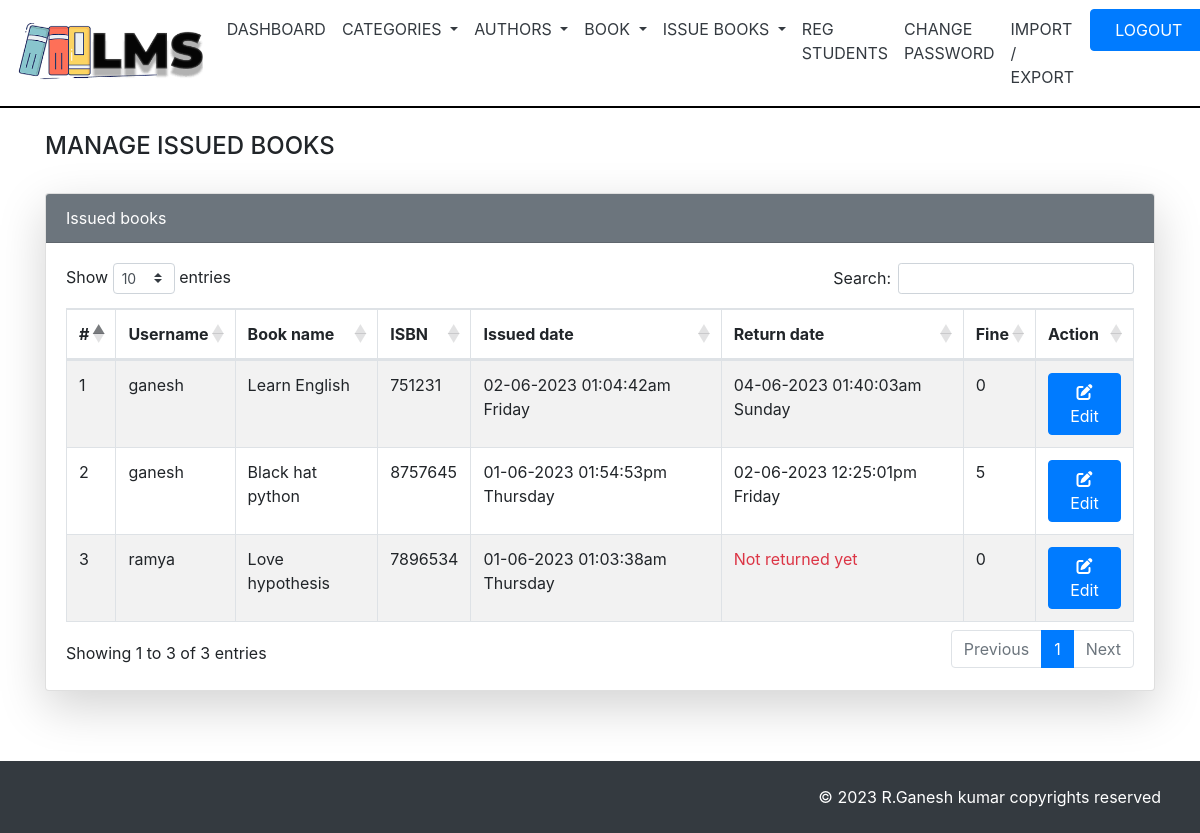
Page /admin/manage_issue.php (signed in) on the committed database.
### tables this page shows
CREATE TABLE `issue_book` (
  `id` int(11) NOT NULL,
  `user_id` int(11) NOT NULL,
  `book_id` int(11) NOT NULL,
  `issue_date` varchar(30) NOT NULL,
  `returned_date` varchar(30) NOT NULL DEFAULT 'Not returned yet',
  `fine` int(11) NOT NULL DEFAULT 0
);

CREATE TABLE `user` (
  `id` int(11) NOT NULL,
  `name` varchar(50) NOT NULL,
  `mobile` varchar(50) NOT NULL,
  `email` varchar(50) NOT NULL,
  `password` varchar(50) NOT NULL,
  `reg_time` timestamp NOT NULL DEFAULT current_timestamp() ON UPDATE current_timestamp()
);

CREATE TABLE `book` (
  `id` int(11) NOT NULL,
  `name` varchar(30) NOT NULL,
  `category_id` varchar(30) NOT NULL,
  `author_id` varchar(30) NOT NULL,
  `isbn` varchar(30) NOT NULL,
  `price` varchar(30) NOT NULL,
  `myimage` varchar(30) NOT NULL,
  `create_time` varchar(50) NOT NULL,
  `update_time` varchar(50) NOT NULL
);

### admin/manage_issue.php (the view, shortened to what this page needs)
<!DOCTYPE html>
<html lang="en">
<head>
    <link rel="stylesheet" href="https://cdn.jsdelivr.net/npm/bootstrap@4.6.2/dist/css/bootstrap.min.css">
  <link rel="stylesheet" href="https://cdnjs.cloudflare.com/ajax/libs/font-awesome/6.4.0/css/all.min.css" />
  <link rel="stylesheet" href="https://cdnjs.cloudflare.com/ajax/libs/twitter-bootstrap/4.5.2/css/bootstrap.css">
  <link rel="stylesheet" href="https://cdn.datatables.net/1.13.4/css/dataTables.bootstrap4.min.css">
</head>
<body>
<?php
include('aheader.php');
?>
<div class="container">
<h4 class="mt-4">MANAGE ISSUED BOOKS</h4>
<div class="row">
<div class="col-md-12">
<div class="card shadow-lg mt-4" style="margin-bottom:70px;">
<div class="card-header bg-secondary text-white">Issued books</div>
<div class="card-body">
<table id="example" class=" table table-striped table-bordered" style="width:100%">
<thead>
<tr>
    <th>#</th>
    <th>Username</th>
    <th>Book name</th>
    <th>ISBN</th>
    <th>Issued date</th>
    <th>Return date</th>
    <th>Fine</th>
    <th>Action</th>
</tr>
</thead>
<tbody>
<?php
include('db.php');
$sql="select user.name as un,issue_book.user_id as ui,issue_book.book_id as bi,book.name as n,book.isbn as i,issue_book.issue_date as id,issue_book.returned_date as rd,issue_book.fine as f from book inner join issue_book on book.id=issue_book.book_id inner join user on user.id=issue_book.user_id order by issue_book.id desc";
$result=mysqli_query($con,$sql);
if(mysqli_num_rows($result)>0)
{
    $i=1;
while($row=mysqli_fetch_assoc($result))
{
    ?>
    <tr>
        <td><?php echo $i; ?></td>
        <td><?php echo $row['un']; ?></td>
        <td><?=$row['n']?></td>
        <td><?=$row['i']?></td>
        <td><?=$row['id']?></td>
        <td><?php if($row['rd']=="Not returned yet") { echo "<span class='text-danger'>".$row['rd']."</span>"; }
        else { echo "<span>".$row['rd']."</span>"; } ?></td>
        <td><?=$row['f']?></td>
        <td><a href="edit_status.php?user_id=<?=$row['ui']?>&&book_id=<?=$row['bi']?>" class="btn btn-primary">
        <i class="fa-solid fa-pen-to-square"></i> Edit</a></td>
    </tr>
    <?php
    $i++;
}
}
else
{
    echo "<tr><td colspan='7'>No data available in table</td></tr>";
}
?>
</tbody>
</table>
</div>
</div>
</div>
</div>
</div>
<div class="container-fluid">
<div class="row bg-dark p-4 text-white text-right">
<div class="col">
&copy; <?php echo date('Y'); ?> R.Ganesh kumar copyrights reserved
</div>
</div>
</div>
</body>
</html>

### rows in the picture
issue_book: user.name "ganesh", book.name "Learn English", book.isbn "751231", issue_date "02-06-2023 01:04:42am Friday", returned_date "04-06-2023 01:40:03am Sunday", fine "0"
issue_book: user.name "ganesh", book.name "Black hat python", book.isbn "8757645", issue_date "01-06-2023 01:54:53pm Thursday", returned_date "02-06-2023 12:25:01pm Friday", fine "5"
issue_book: user.name "ramya", book.name "Love hypothesis", book.isbn "7896534", issue_date "01-06-2023 01:03:38am Thursday", returned_date "Not returned yet", fine "0"
